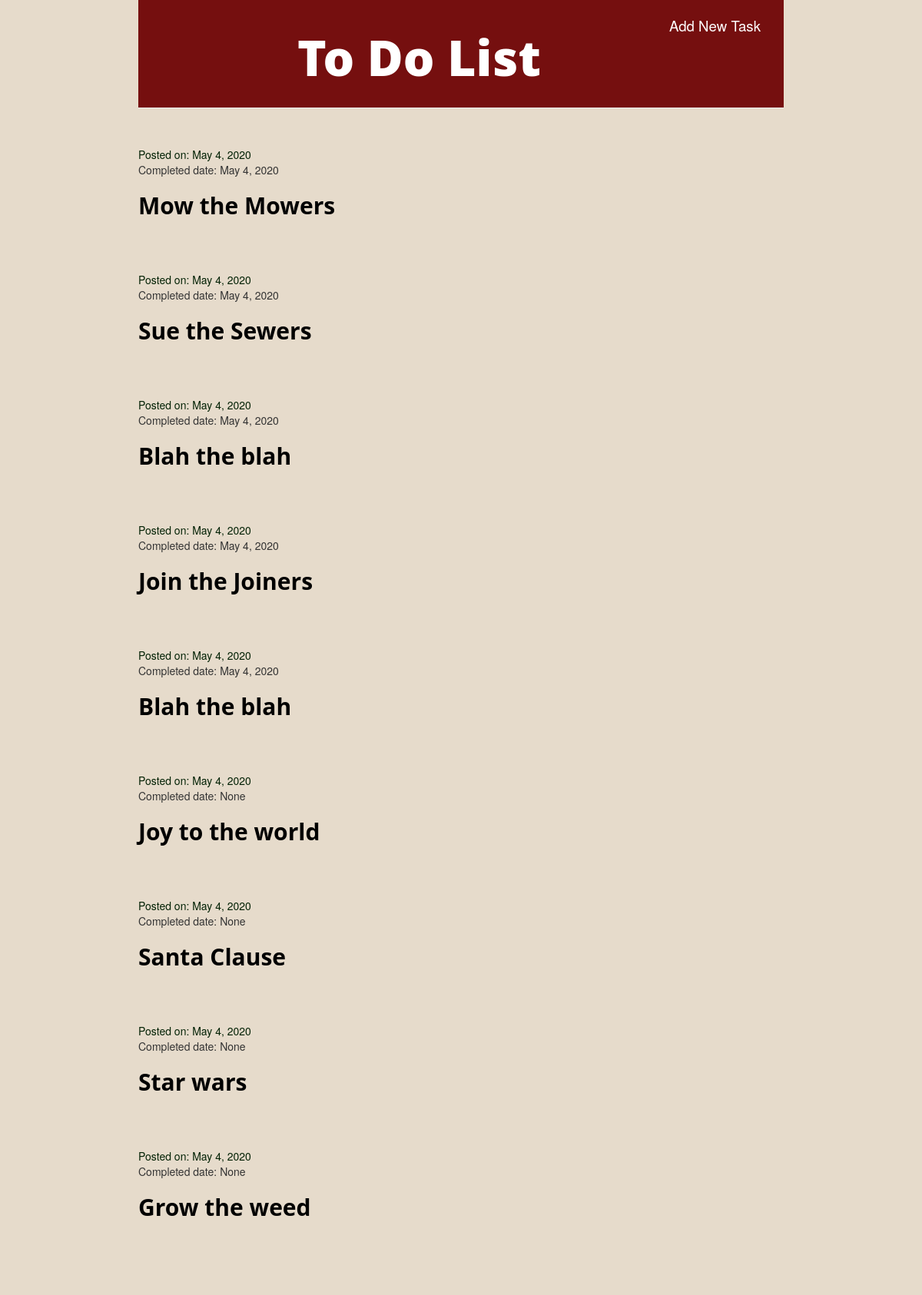
The app's page / (signed in) with its own data.
### todoapp/models.py (models this page shows, shortened)
class Task(models.Model):
    posted_by = models.ForeignKey(settings.AUTH_USER_MODEL, on_delete=models.CASCADE, null=True)
    task_title = models.CharField(max_length=100)
    task_text = models.TextField()
    posted_date = models.DateField(default=timezone.now)
    checkbox = models.BooleanField(default=False)
    completed_date = models.DateField(blank=True, null=True)

### todoapp/views.py (the view)
# urls.py: path('', views.task_list, name='task_list'),
def task_list(request):
    tasks = Task.objects.filter(posted_date__lte=timezone.now()).order_by('posted_date')
    return render(request, 'todoapp/task_list.html', {'tasks': tasks})

### todoapp/templates/todoapp/task_list.html
{% extends 'todoapp/base.html' %}
{% block content %}
{% for task in tasks %}
    <div class="task">
        <div class="date">Posted on: {{ task.posted_date }}</div>
        <p>Completed date: {{ task.completed_date }}</p>
        <h2><a href="{% url 'task_detail' pk=task.pk %}">{{ task.task_title }}</a></h2>
    </div>
{% endfor %}
{% endblock %}

### todoapp/static/css/todo.css (style rules this page uses)
h1 a, h2 a { color: rgb(68, 41, 22); }
body { padding-left: 180px; padding-right: 180px; background-color: rgb(230, 219, 203); }
h1, h2, h3, h4 { font-family: 'Open Sans'; font-weight: bold; }
.date { color: #032205; }
.task { margin-top: 20px; margin-bottom: 70px; align-self: flex-start; border-top: black; border-bottom: black; }
.task h2 a, .task h2 a:visited { color: #000000; }

### records on screen
Task: posted_date "May 4, 2020", completed_date "May 4, 2020", task_title "Mow the Mowers"
Task: posted_date "May 4, 2020", completed_date "May 4, 2020", task_title "Sue the Sewers"
Task: posted_date "May 4, 2020", completed_date "May 4, 2020", task_title "Blah the blah"
Task: posted_date "May 4, 2020", completed_date "May 4, 2020", task_title "Join the Joiners"
Task: posted_date "May 4, 2020", completed_date "May 4, 2020", task_title "Blah the blah"
Task: posted_date "May 4, 2020", completed_date "None", task_title "Joy to the world"
Task: posted_date "May 4, 2020", completed_date "None", task_title "Santa Clause"
Task: posted_date "May 4, 2020", completed_date "None", task_title "Star wars"
Task: posted_date "May 4, 2020", completed_date "None", task_title "Grow the weed"
